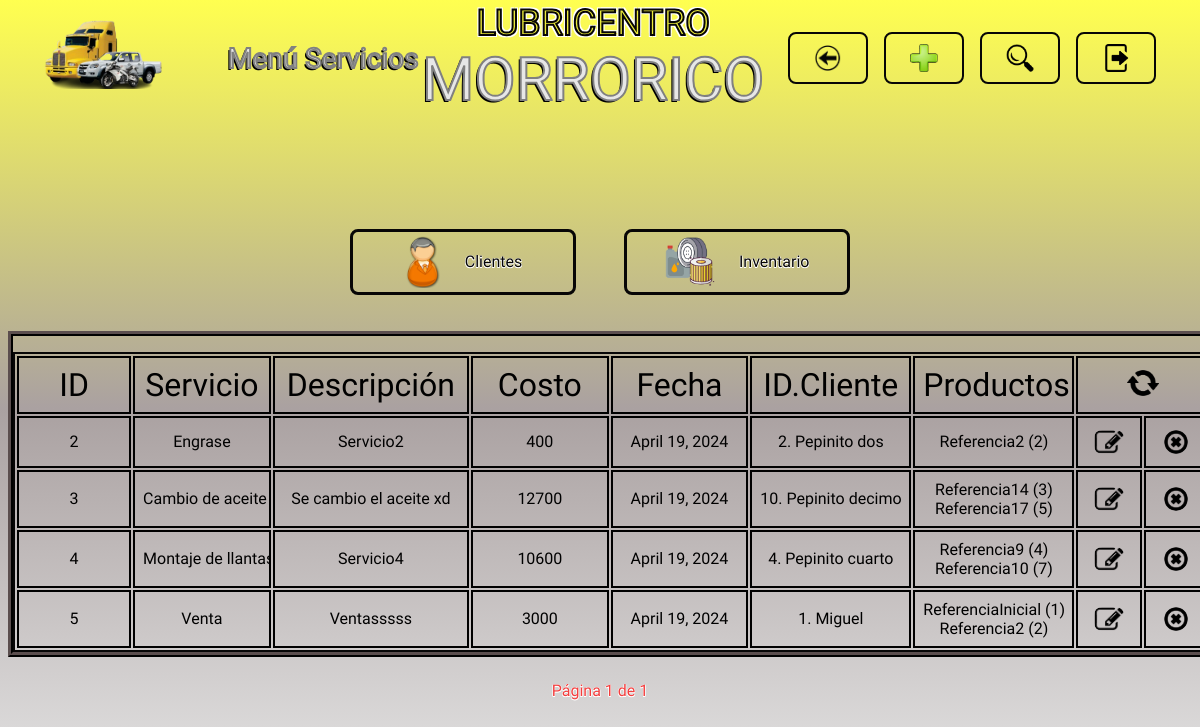
The page /servicios/ (signed in) on the database as committed earlier.
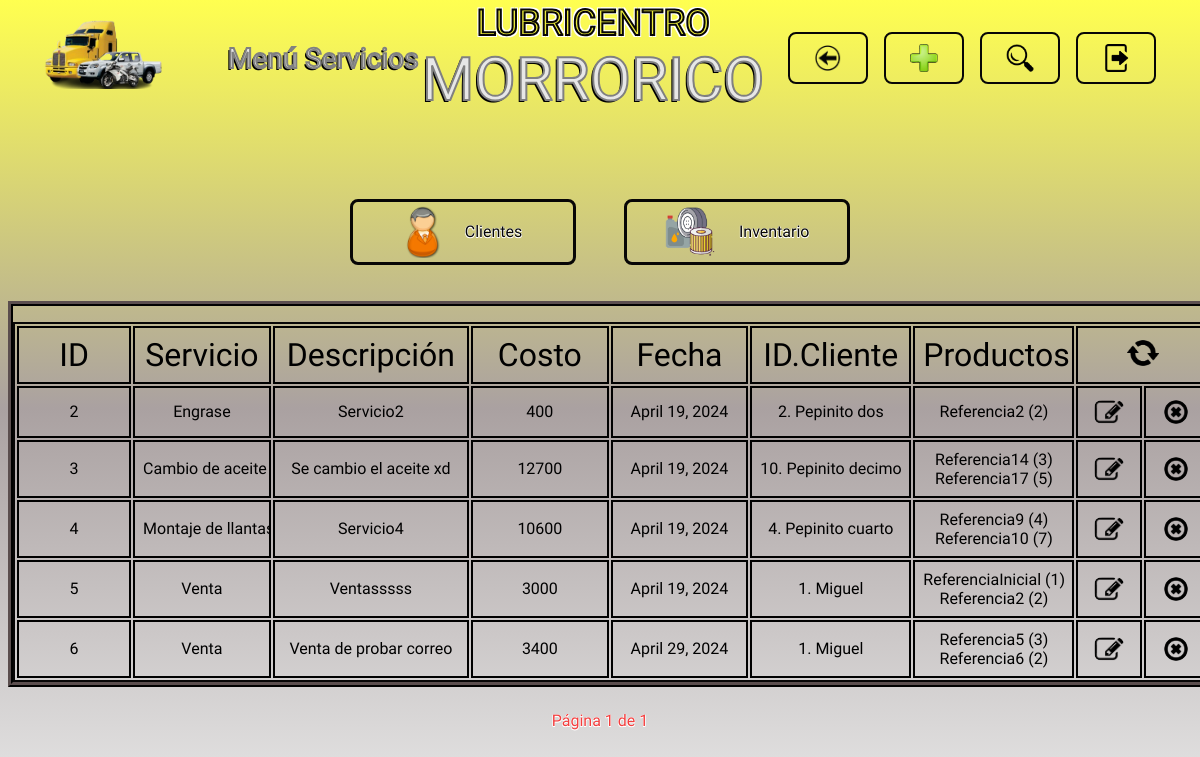
The same page on the database as committed later.
### servicios/models.py (models this page shows)
class Servicio(models.Model):
    nombre_servicio = models.ForeignKey(NombreServicio, on_delete=models.PROTECT)
    descripcion = models.CharField(max_length=200, null=True, blank=True)
    precio_adicional = models.IntegerField(default=0)
    costo_total = models.IntegerField(null=False, blank=False)
    fecha = models.DateField(default=timezone.now)
    cliente = models.ForeignKey(Cliente, on_delete=models.PROTECT)

class NombreServicio(models.Model):
    nombre_servicio = models.CharField(max_length=40, null=False, blank=False)

class Servicio_Productos(models.Model):
    servicio = models.ForeignKey(Servicio, on_delete=models.CASCADE)
    producto = models.ForeignKey(Producto, on_delete=models.PROTECT)
    cantidad = models.IntegerField(default=1)

### clientes/models.py (models this page shows)
class Cliente(models.Model):
    nombre_cliente = models.CharField(max_length=50, null=False, blank=False)
    documento_identidad = models.CharField(max_length=20, null=False, blank=False)
    correo_electronico = models.EmailField(max_length=100, null=True, blank=True)
    telefono = models.CharField(max_length=15, null=True, blank=True)

### inventario/models.py (models this page shows)
class Producto(models.Model):
    marca = models.CharField(max_length=60,null=False, blank=False)
    referencia = models.CharField(max_length=40, null=False, blank=False)
    tipo_producto = models.ForeignKey(TipoProducto, on_delete=models.PROTECT)
    precio = models.IntegerField(null=False, blank=False)
    unidades_disponibles = models.IntegerField(null=False, blank=False)

### servicios/views.py (the view)
# urls.py: path('servicios/', include('servicios.urls')),
@login_required
def servicios(request, servicios=None, registrado=False, eliminado=False, actualizado=False, sin_coincidencias=False, campo=None, buscar=None, error=False, mensaje_error=None, name_url="servicios"):
    if servicios is None:
        servicios = Servicio.objects.all()
    paginator = Paginator(servicios, 20)
    numero_pagina = request.GET.get('pagina')
    try:
        pagina = paginator.page(numero_pagina)
    except PageNotAnInteger:
        pagina = paginator.page(1)
    except EmptyPage:
        pagina = paginator.page(paginator.num_pages)
    nombres_servicios = NombreServicio.objects.all()
    tipos_productos = TipoProducto.objects.all()
    lista_nombres_servicios = list(NombreServicio.objects.values())
    return render(request, 'servicios.html', {
        "registrado": registrado,
        "eliminado": eliminado,
        "actualizado": actualizado,
        "sin_coincidencias": sin_coincidencias,
        "buscar": buscar,
        "campo": campo,
        "pagina": pagina,
        "error": error,
        "mensaje_error": mensaje_error,
        "name_url": name_url,
        'nombres_servicios': nombres_servicios,
        'lista_nombres_servicios': lista_nombres_servicios,
        'tipos_productos': tipos_productos,
    })

### templates/servicios.html (shortened to what this page needs)
{% extends "layouts/base.html" %}
{% load static %}
{% block nombre_seccion %}
<p class="header__titulo letra_blanca">Menú Servicios</p>
{% endblock nombre_seccion %}
{% block boton_volver %}
<li>
    <a href="{% url "menu_opciones" %}" class="header__boton header__volver">
        <img src="{% static "images/logo_volver.png" %}" alt="volver" class="header__logo_boton">
    </a>
</li>
{% endblock boton_volver %}
{% block boton_registrar %}
<li>
    {% include "layouts/partials/boton_registrar.html" %}
</li>
{% endblock boton_registrar %}
{% block boton_buscar %}
<li>
    {% include "layouts/partials/boton_buscar.html" %}
</li>
{% endblock boton_buscar %}
{% block boton_cerrar_sesion %}
    {% include "layouts/partials/boton_cerrar_sesion.html" %}
{% endblock boton_cerrar_sesion %}
{% block cuerpo_seccion %}
<div class="contenedor tabla_registros">
    <table class="tabla_registros__tabla">
        <tr class="celdas_encabezado">
            <th class="celda tabla_registros__celda_id">ID</th>
            <th class="celda tabla_registros__celda_servicio">Servicio</th>
            <th class="celda tabla_registros__celda_descripcion">Descripción</th>
            <th class="celda tabla_registros__celda_costo_total">Costo</th>
            <th class="celda tabla_registros__celda_fecha">Fecha</th>
            <th class="celda tabla_registros__celda_info_cliente">ID.Cliente</th>
            <th class="celda tabla_registros__celda_productos">Productos</th>
            <th colspan="2" class="celda tabla_registros__celda_recargar"><a href="{% url "servicios" %}"><img src="{% static "images/logo_recargar.png" %}" alt="recargar" class="tabla_registros__recargar"></a></th>
        </tr>
        {% for servicio in pagina.object_list %}
        <tr class="celdas_datos">
            <td class="celda tabla_registros__celda_id">{{ servicio.id }}</td>
            <td class="celda tabla_registros__celda_servicio">{{ servicio.nombre_servicio.nombre_servicio }}</td>
            <td class="celda tabla_registros__celda_descripcion">{{ servicio.descripcion }}</td>
            <td class="celda tabla_registros__celda_costo_total">{{ servicio.costo_total }}</td>
            <td class="celda tabla_registros__celda_fecha">{{ servicio.fecha }}</td>
            <td class="celda tabla_registros__celda_info_cliente">{{ servicio.cliente.id }}. {{ servicio.cliente.nombre_cliente }}</td>
            <td class="celda tabla_registros__celda_productos">
                <div class="tabla_registros__contenedor_lista_productos">
                    <ul class="tabla_registros__lista_productos">
                        {% for registro in servicio.servicio_productos_set.all %}
                        <li>{{ registro.producto.referencia }} ({{ registro.cantidad }})</li>
                        {% endfor %}
                    </ul>
                </div>
            </td>
            <td class="celda tabla_registros__celda_editar"><a href="#" data-registro-id={{ servicio.id }} data-app-registro="servicios" class="tabla_registros__boton boton_editar"><img src="{% static "images/logo_editar.png" %}" alt="editar" class="tabla_registros__logo_boton tabla_registros__editar"></a></td>
            <td class="celda tabla_registros__celda_eliminar"><a href="#" data-url= {% url "eliminar_servicio" servicio.id %} data-mensaje= "Servicio  {{ servicio.nombre_servicio.nombre_servicio }} con ID {{ servicio.id }} realizado al cliente {{ servicio.cliente.nombre_cliente }}" class="tabla_registros__boton boton_eliminar"><img src="{% static "images/logo_eliminar.png" %}" alt="eliminar" class="tabla_registros__logo_boton tabla_registros__eliminar"></a></td>
        </tr>
        {% endfor %}
    </table>
</div>
{% endblock cuerpo_seccion %}
{% block paginacion %}
{% include "layouts/partials/paginacion.html" %}
{% endblock paginacion %}

Rows that differ between the two databases and show on the page:
added Servicio: id "6", nombre_servicio.nombre_servicio "Venta", descripcion "Venta de probar correo", costo_total "3400", fecha "April 29, 2024", cliente.id "1", cliente.nombre_cliente "Miguel"
added Servicio_Productos: producto.referencia "Referencia5", cantidad "3", shown under "6"
added Servicio_Productos: producto.referencia "Referencia6", cantidad "2", shown under "6"
